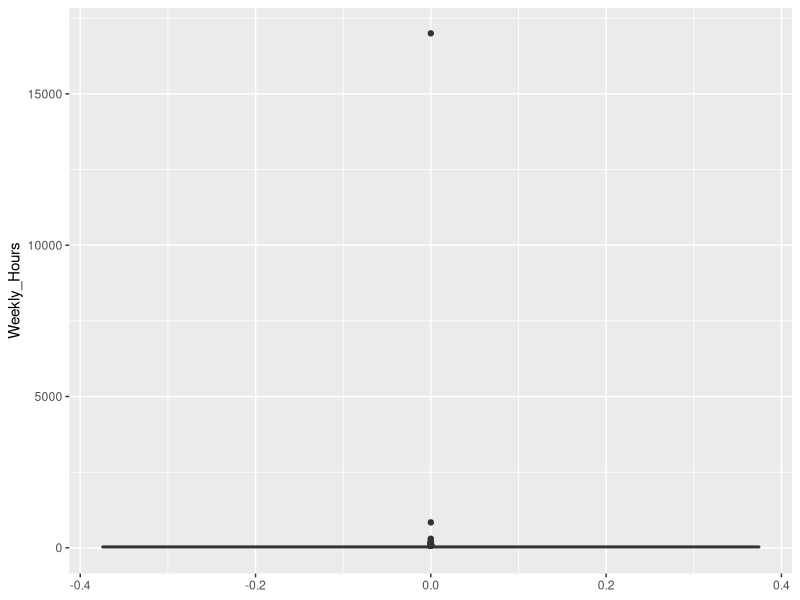

Source code (R): (Note: this script raises an error after producing the figure.)
# ******************************************************************************************************************************************
# Hypothesis: Unemployed gamers are more likely to receive worse scores on the psychological assessments 
#             than their counterparts in this study.
# ******************************************************************************************************************************************


# Load libraries
library(tidyverse) # Data Manipulation, Analysis, Visualization
library(gridExtra) # Multi-panel Layout for plots
library(corrplot)  # Correlation plotting
library(caret)     # Data Splitting and Classification/Regression
library(sqldf)     # SQL

# Load dataset
g1 <- read.csv('GamingStudy_data_v2.csv')

# Get a full picture of the dataset 
dim(g1)
summary(g1)
str(g1)

# Weekly_Hours histogram
ggplot(g1, aes(y=Weekly_Hours)) +
  geom_boxplot(na.rm = FALSE)

# Create a new dataset that filters out the Weekly_Hours outliers
# The records with those outliers indicate the repondents immaturely
# answered questions, which is now a known risk since the survey was on Reddit.
g2 <- g1[g1$Weekly_Hours < 105, ]

# Add three new variables to clean up the whyplay, Work, and Playstyle columns
g2$motivation <- ifelse(g2$whyplay %in% c('having fun','improving', 'relaxing','winning'), g2$whyplay, 'Other')
g2$occupation <- ifelse(g2$Work %in% c('Student at college / university','Student at school'), 'Student',
                        ifelse(g2$Work %in% 'Unemployed / between jobs', 'Unemployed', g2$Work))
g2$styleofplay <- ifelse(g2$Playstyle %in% c('Singleplayer', 'Multiplayer - online - with strangers',
                                             'Multiplayer - online - with online acquaintances or teammates',
                                             'Multiplayer - online - with real life friends',
                                             'Multiplayer - offline (people in the same room)'), g2$Playstyle, 'Other')

# Check to see if the transformations worked
table(g2$motivation) 
table(g2$occupation) 
table(g2$styleofplay)

# Before exporting to CSV, change the first column to something more readable
g2 <- g2 %>%
  rename(playernum = S..No.)

colnames(g2)

# Export to CSV and load back into Tableau
write.csv(g2, file = "GamingStudy_data_v4.csv", row.names = FALSE)
# g2 <- read.csv('GamingStudy_data_v4.csv')

str(g2)

# Weekly_Hours histogram after removing outliers
# There are still outliers, but these add value to our analysis.
ggplot(g2, aes(y=Weekly_Hours)) +
  geom_boxplot(na.rm = FALSE)

# Histograms for each psychological assessment (GAD, SWL, SPIN)
# Check their distributions
p1 <- ggplot(g2, aes(x=GAD_T)) +
  geom_histogram(binwidth = 5, color = 'black', fill = 'white') +
  labs(title = 'GAD Results', x='', y='') +
  theme(plot.title = element_text(face = "bold", size = 15, hjust = .5))

p2 <- ggplot(g2, aes(x=SWL_T)) +
  geom_histogram(binwidth = 5, color = 'black', fill = 'white') +
  labs(title = 'SWL Results', x='', y='') +
  theme(plot.title = element_text(face = "bold", size = 15, hjust = .5))

p3 <- ggplot(g2, aes(x=SPIN_T)) +
  geom_histogram(binwidth = 5, color = 'black', fill = 'white') +
  labs(title = 'SPIN Results', x='', y='') +
  theme(plot.title = element_text(face = "bold", size = 15, hjust = .5))

grid1 <- grid.arrange(p1,p2,p3,ncol = 2)

# Add a new column, just to check correlations
g2$danger <- ifelse(g2$GAD_T > 5 & g2$SWL_T < 20 & g2$SPIN_T > 20, 1, 0)

# Create a subset of data with no missing values
c1 <- g2[!rowSums(is.na(g2[c('Weekly_Hours','GAD_T','SWL_T','SPIN_T','danger')])), c('Weekly_Hours','GAD_T','SWL_T','SPIN_T','danger')]

# Correlation plot to view correlations between Weekly_Hours, GAD_T, SWL_T, SPIN_T, and the new variable danger
corrplot(cor(c1), method = 'number', type = 'upper', is.corr = FALSE)


### Data Preparation Using the most recent Gaming Anxiety Data version

# Import dataset and read summary
d1 <- read.csv('GamingStudy_data_v4.csv')
summary(d1)
str(d1)

# Transform occupation once more to fill NA's with unknown
d1$occupation <- ifelse(d1$occupation %in% 'Employed', 'Employed',
                        ifelse(d1$occupation %in% 'Student', 'Student',
                               ifelse(d1$occupation %in% 'Unemployed', 'Unemployed', 'Unknown')))


# Change some of the character variables to factor
names(d1)
nams <- c("Degree", "motivation", "occupation")
d1[,nams] <- lapply(d1[,nams], factor)

# Create a subset
d2 <- d1[,c(4,6,8,11,12,13,15,16)]
summary(d2)

# Remove NA's from test totals, but use mean imputation for SPIN_T
d2 <- d2 %>% drop_na(GAD_T)
d2$SPIN_T[is.na(d2$SPIN_T)] <- mean(d2$SPIN_T, na.rm = TRUE)

# Plot the test totals to check outliers
p1 <- ggplot(d2, aes(y=GAD_T)) +
  geom_boxplot(position = 'dodge2')

p2 <- ggplot(d2, aes(y=SWL_T)) +
  geom_boxplot(position = 'dodge2')

p3 <- ggplot(d2, aes(y=SPIN_T)) +
  geom_boxplot(position = 'dodge2')

grid.arrange(p1,p2,p3,ncol=2)

# Check summaries to get an even closer look
summary(d2$GAD_T)
summary(d2$SWL_T)
summary(d2$SPIN_T)

# Create function to normalize test totals
normalize <- function(x) {
  num <- x - min(x)
  denom <- max(x) - min(x)
  return (num/denom)
}

# Normalize the test totals
nams <- c('GAD_T','SWL_T','SPIN_T')
d2[,nams] <- lapply(d2[,nams], normalize)
rm(nams)

# Create two more subsets of the data.
# These are what we will model on.
d3 <- d2[,c('occupation','GAD_T','SWL_T','SPIN_T')]
d4 <- sqldf("SELECT *
            FROM d3 d
            WHERE d.occupation NOT IN ('Student','Unknown')")

d4$occupation <-  droplevels(d4$occupation) # Drop levels to keep it at two (Employed/Unemployed)
str(d4)
summary(d4)

# Create a dummy dataframe to test the current theory
# This may be contributing to confirmation bias; however,
# the results will still provide value.
a <- data.frame(GAD_T=c(0.5555,0.6666,0.7777,0.5555),SWL_T=c(0.3333,0.3333,0.3333,0.4444),SPIN_T=c(0.5555,0.6666,0.7777,0.5555))

# Build K-Nearest Neighbors (KNN) Model
# Occupation will be used as the response variable due to the hypothesis (See top of the page)
set.seed(1234)
index <- createDataPartition(d3$occupation, p=0.7, list = FALSE)
train <- d3[index,]
test <- d3[-index,]

# Train a model
model_knn <- train(train[, 2:4], train[, 1], method='knn')

# Predict the labels of the test set
predictions<-predict(object=model_knn,test[,2:4])
pred2 <- predict(object=model_knn,a)

# Evaluate the predictions
table(predictions)
table(pred2) # Students make up a majority of the dataset

# Confusion matrix 
confusionMatrix(predictions,test[,1])


# Build SVM Model on subset of data that only has Employed and Unemployed players
set.seed(1234)
TrainingIndex <- createDataPartition(d4$occupation, p=0.7, list = FALSE)
TrainingSet <- d4[TrainingIndex,] # Training Set
TestingSet <- d4[-TrainingIndex,] # Test Set

# Build Training model
Model <- train(occupation ~ ., data = TrainingSet,
               method = "svmPoly",
               na.action = na.omit,
               preProcess=c("scale","center"),
               trControl= trainControl(method="none"),
               tuneGrid = data.frame(degree=1,scale=1,C=1)
)

# Build CV model
Model.cv <- train(occupation ~ ., data = TrainingSet,
                  method = "svmPoly",
                  na.action = na.omit,
                  preProcess=c("scale","center"),
                  trControl= trainControl(method="cv", number=10),
                  tuneGrid = data.frame(degree=1,scale=1,C=1)
)

# Apply model for prediction
Model.training <-predict(Model, TrainingSet) # Apply model to make prediction on Training set
Model.testing <-predict(Model, TestingSet) # Apply model to make prediction on Testing set
Model.cv <-predict(Model.cv, TrainingSet) # Perform cross-validation

# Model performance (Displays confusion matrix and statistics)
Model.training.confusion <-confusionMatrix(Model.training, TrainingSet$occupation)
Model.testing.confusion <-confusionMatrix(Model.testing, TestingSet$occupation)
Model.cv.confusion <-confusionMatrix(Model.cv, TrainingSet$occupation)

print(Model.training.confusion)
print(Model.testing.confusion)
print(Model.cv.confusion)

# Predict outcomes for dummy dataset
predA <- predict(Model,a)
print(predA) # Unemployed players typically show higher anxiety and social phobia, 
             # yet lower satisfaction with life than employed players.
